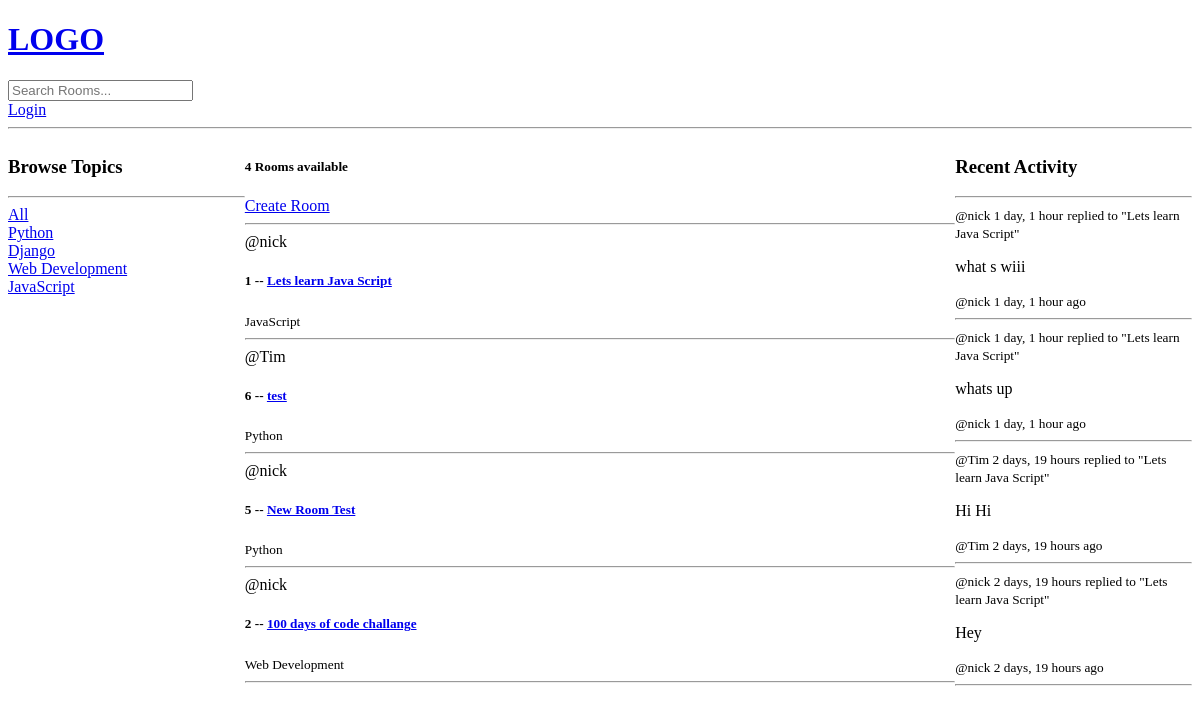
Before: / with the older database file.
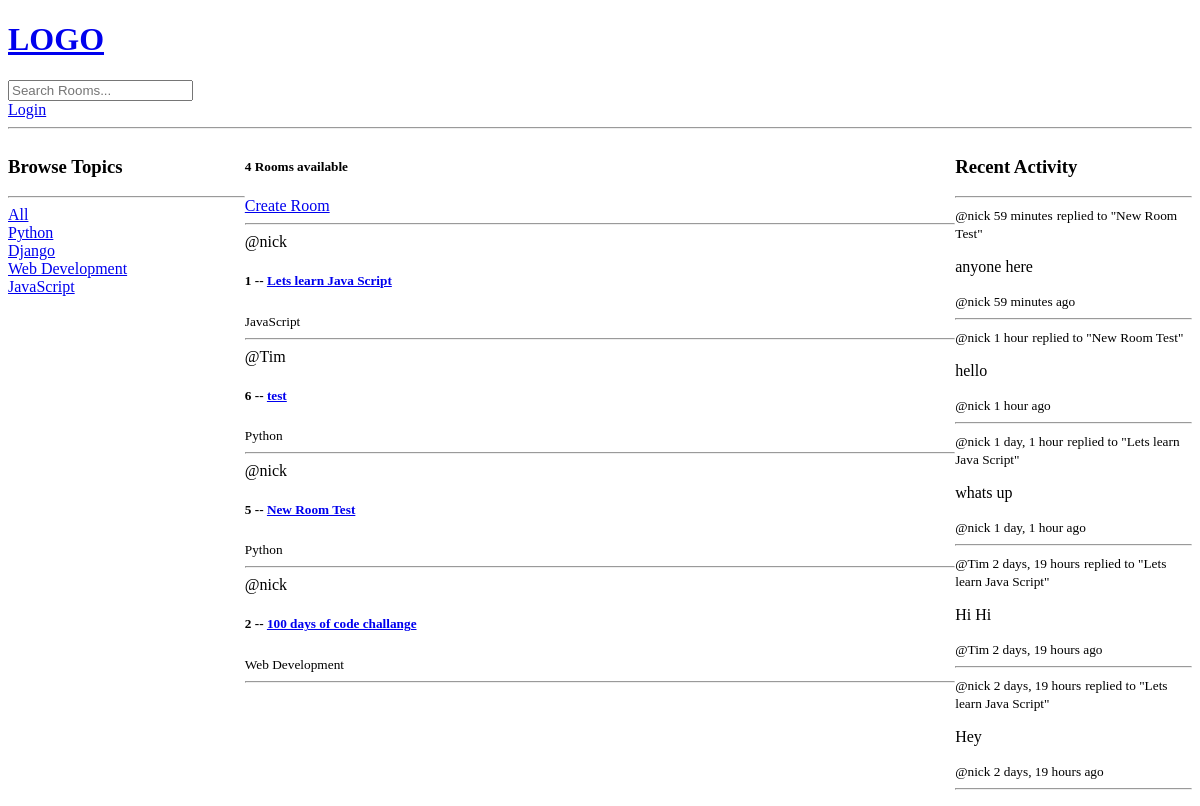
After: the same page with the newer database file.
### base/models.py (models this page shows, shortened)
class Topic(models.Model):
    name = models.CharField(max_length=200)

class Room(models.Model):
    host = models.ForeignKey(User, on_delete=models.SET_NULL, null=True)
    topic = models.ForeignKey(Topic, on_delete=models.SET_NULL, null=True)
    name = models.CharField(max_length=200)
    description = models.TextField(null=True, blank=True)
    participants = models.ManyToManyField(
        User, related_name='participants', blank=True
    )
    updated = models.DateTimeField(auto_now=True)
    created = models.DateTimeField(auto_now_add=True)
    class Meta:
        ordering = ['-updated', '-created']
    def __str__(self):
        return self.name

class Message(models.Model):
    user = models.ForeignKey(User, on_delete=models.CASCADE)
    room = models.ForeignKey(Room, on_delete=models.CASCADE)
    body = models.TextField()
    updated = models.DateTimeField(auto_now=True)
    created = models.DateTimeField(auto_now_add=True)
    class Meta:
        ordering = ['-updated', '-created']
    def __str__(self):
        return self.body[: 50]

### base/views.py (the view)
# urls.py: path('', views.home, name="home"),
def home(request):
    q = request.GET.get('q') if request.GET.get('q') != None else ''
    rooms = Room.objects.filter(
        Q(topic__name__icontains=q) |
        Q(name__icontains=q) |
        Q(description__icontains=q)
    )
    topics = Topic.objects.all()
    room_count = rooms.count()
    room_messages = Message.objects.filter(
        Q(room__topic__name__icontains=q)
    )
    context = {
        "rooms": rooms,
        "topics": topics,
        "room_count": room_count,
        "room_messages": room_messages
    }
    return render(request, 'base/home.html', context)

### base/templates/base/home.html (shortened to what this page needs)
{% extends 'main.html' %}
{% block content %}
<div class='home-container'>
  <div>
    <h3>Browse Topics</h3>
    <hr>
    <div>
      <a href="{% url 'home' %}">All</a>
    </div>
    {% for topic in topics %}
      <div>
        <a href="{% url 'home' %}?q={{topic.name}}">{{topic.name}}</a>
      </div>
    {% endfor %}
  </div>
  <div>
    <h5>{{room_count}} Rooms available</h5>
    <a href="{% url 'create-room' %}">Create Room</a>
    <hr>
    <div>
      {% for room in rooms %}
        <div>
          <span>@{{room.host.username}}</span>
          <h5>
            {{room.id}} -- <a href="{% url 'room' room.id %}">{{room.name}}</a>
          </h5>
          <small>{{room.topic.name}}</small>
          <hr>
        </div>
      {% endfor %}
    </div>
  </div>
  <div>
    <h3>Recent Activity</h3>
    <hr>
    {% for message in room_messages %}
      <div>
        <small>@{{message.user}}  {{message.created|timesince}}</small>
        <small>replied to "{{message.room}}"</small>
        <p>{{message}}</p>
        <small>@{{message.user}} {{message.created|timesince}} ago</small>
        <hr>
      </div>
    {% endfor %}
  </div>
</div>
{% endblock content %}

### templates/main.html (shortened to what this page needs)
<!DOCTYPE html>
<html lang="en">
  <head>
  </head>
  <body>
    {% include 'navbar.html' %}
    {% block content %}
    {% endblock %}
  </body>
</html>

### templates/navbar.html
<a href="/">
  <h1>LOGO</h1>
</a>
<form method="GET" action="{% url 'home' %}">
  <input type="text" name="q" placeholder="Search Rooms..."/>
</form>
{% if request.user.is_authenticated %}
 <p>Hello {{request.user}}</p>
  <a href="{% url 'logout' %}">Logout</a>
  {% else %}
  <a href="{% url 'login' %}">Login</a>
{% endif %}
<hr>

### base/templates/base/home.html (style rules this page uses)
.home-container { display: grid; grid-template-columns: 1fr 3fr 1fr; }

Changed rows visible on the page:
removed Message: user "nick", created "1 day, 1 hour", room "Lets learn Java Script", body "what s wiii"
added Message: user "nick", created "59 minutes", room "New Room Test", body "anyone here"
added Message: user "nick", created "1 hour", room "New Room Test", body "hello"
